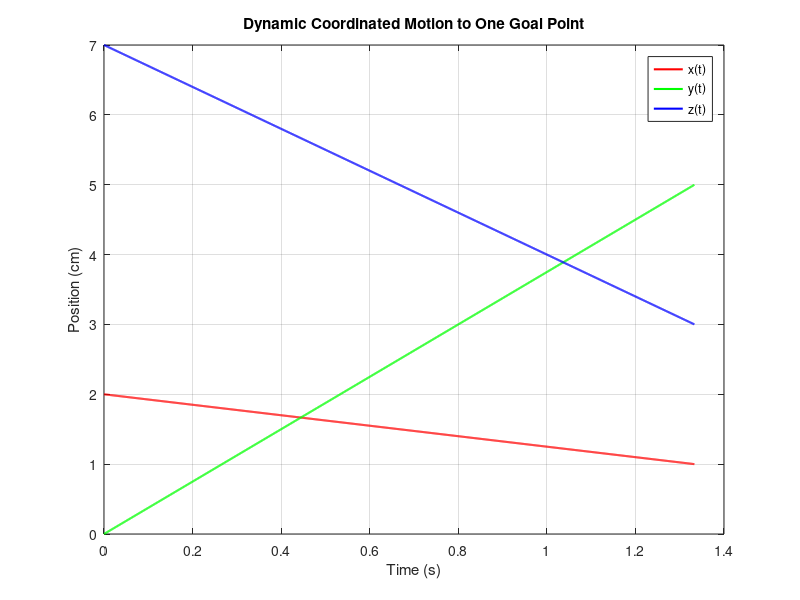

Here is the MATLAB script that generated this plot:
function previous_plan()
    % parameters
    MaxSpeed = 1000;
    dt = 0.001;

    CMS_FOR_10_REVOLUTIONS = 60;
    CM_PER_REVOLUTION = CMS_FOR_10_REVOLUTIONS / 10;
    STEPS_PER_CM = 800 / CM_PER_REVOLUTION;

    reverseKinematics = @(x,y,z) [x + y; x - y; x - y + z] .* STEPS_PER_CM;
    forwardKinematics = @(motorX, motorY, motorZ) [
        (motorX + motorY)/2 / STEPS_PER_CM;
        (motorX - motorY)/2 / STEPS_PER_CM;
        (motorZ - motorY) / STEPS_PER_CM
    ];

    init_point_cm = [2; 0; 7];
    goal_point_cm = [1; 5; 3];

    current_cm = init_point_cm;
    current_motor = reverseKinematics(current_cm(1), current_cm(2), current_cm(3));
    goal_motor = reverseKinematics(goal_point_cm(1), goal_point_cm(2), goal_point_cm(3));

    t = 0;
    traj_time = t;
    traj_x = current_cm(1);
    traj_y = current_cm(2);
    traj_z = current_cm(3);

    % simulation
    while true
        delta_motor = goal_motor - current_motor;
        abs_motor = abs(delta_motor);
        max_distance = max(abs_motor);

        % exit
        if all(abs_motor < 1)
            break;
        end

        ratio = abs_motor / max_distance;
        speed = ratio * MaxSpeed .* sign(delta_motor);
        step = speed * dt;

        current_motor = current_motor + step;

        current_cm = forwardKinematics(current_motor(1), current_motor(2), current_motor(3));

        t = t + dt;
        traj_time(end+1) = t;
        traj_x(end+1) = current_cm(1);
        traj_y(end+1) = current_cm(2);
        traj_z(end+1) = current_cm(3);
    end

    figure;
    plot(traj_time, traj_x, 'r', 'LineWidth', 1.5); hold on;
    plot(traj_time, traj_y, 'g', 'LineWidth', 1.5);
    plot(traj_time, traj_z, 'b', 'LineWidth', 1.5);
    xlabel('Time (s)');
    ylabel('Position (cm)');
    legend('x(t)', 'y(t)', 'z(t)');
    title('Dynamic Coordinated Motion to One Goal Point');
    grid on;

    fprintf('Total simulated time: %.3f s\n', t);
end
